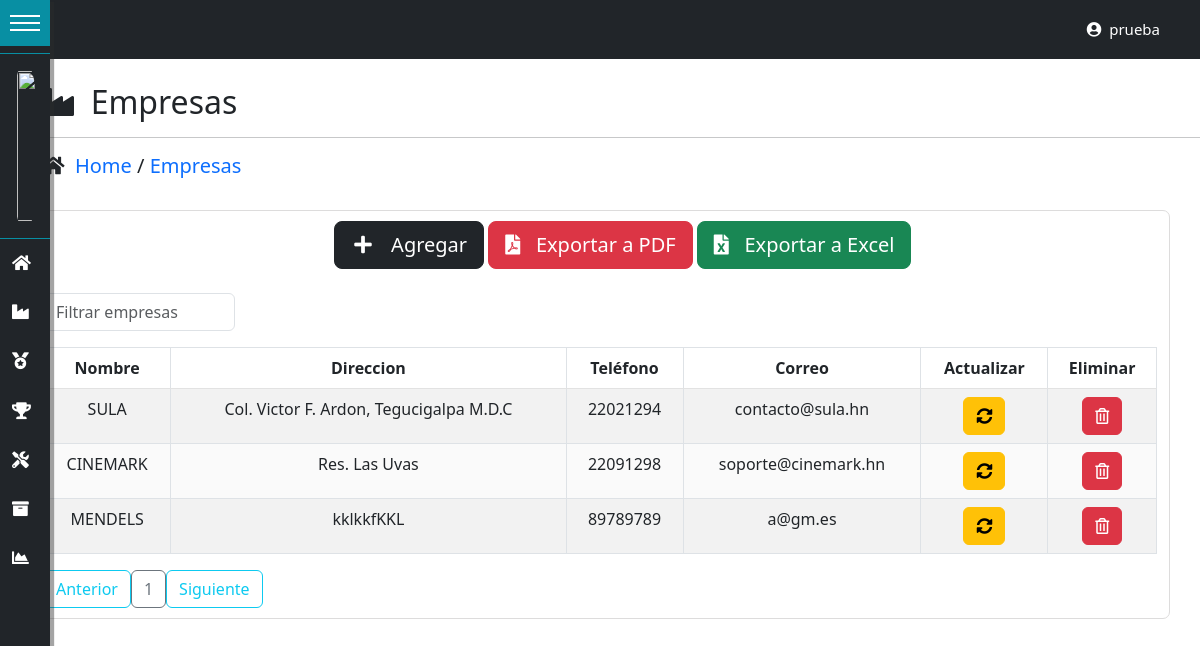
Page /empresas/ (signed in) on the earlier database version.
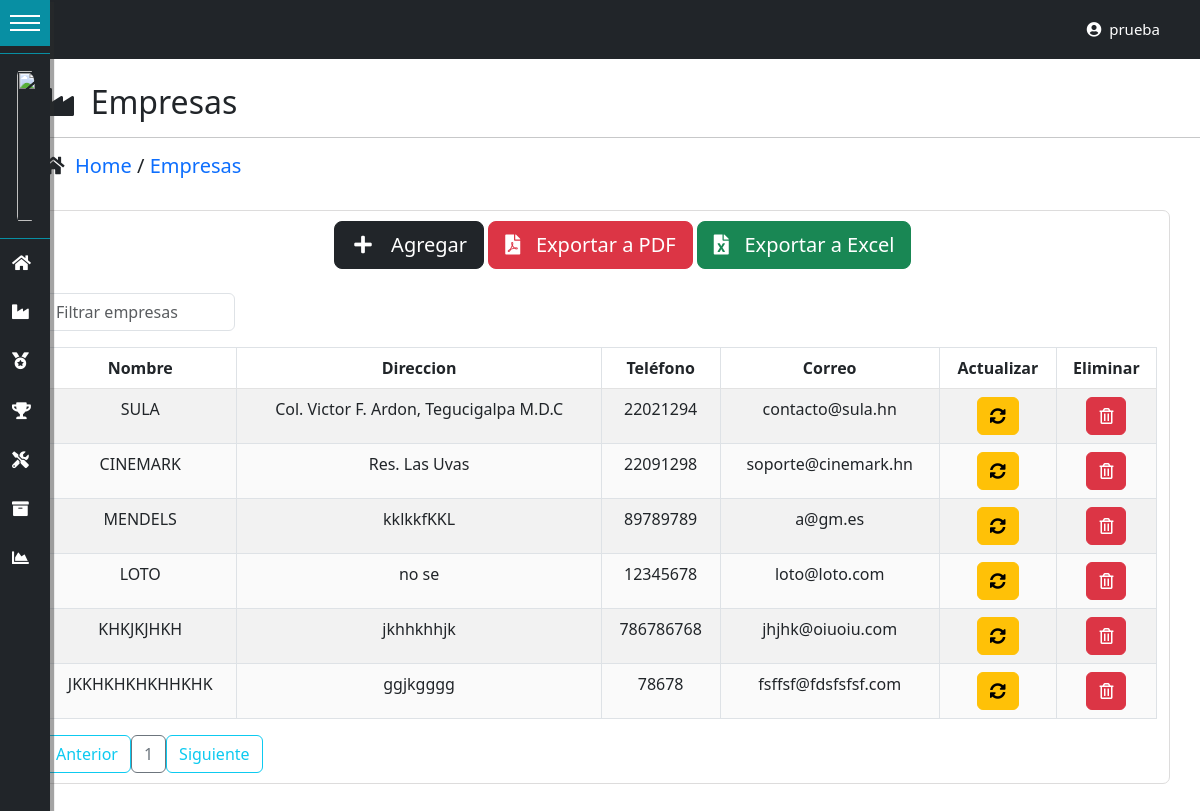
Same page on the later database version.
### tables this page shows
CREATE TABLE IF NOT EXISTS `empresas` (
  `id_empresa` int(11) NOT NULL AUTO_INCREMENT,
  `nombre_empresa` varchar(70) DEFAULT NULL,
  `direccion` varchar(200) DEFAULT NULL,
  `telefono` varchar(15) DEFAULT NULL,
  `correo_electronico` varchar(40) DEFAULT NULL,
  PRIMARY KEY (`id_empresa`)
);

### controladores/vistasControlador.php (called while the page is built, shortened)
<?php
	class vistasControlador extends vistasModelo{
		public function obtener_plantilla_controlador(){
			return require_once "./vistas/plantilla.php";
		}
	}

### index.php (called while the page is built, shortened)
<?php
	require_once "./controladores/vistasControlador.php";
	$plantilla = new vistasControlador();
	$plantilla->obtener_plantilla_controlador();

### config/conexion.php (called while the page is built, shortened)
<?php
class ConexionBD{
    protected $manejador = "mysql";
    private static $servidor = "localhost";
    private static $usuario = "root";
    private static $pass = "";
    protected $db_name = "dbsorteo";
    protected function getConexion(){
        try{
            $parametros=array(PDO::ATTR_PERSISTENT=>true,PDO::MYSQL_ATTR_INIT_COMMAND=>"SET NAMES utf8");
            $this->conexion=new PDO($this->manejador.":host=".self::$servidor.";dbname=".$this->db_name,self::$usuario,self::$pass,$parametros);
            return $this->conexion;
        }
        catch(PDOException $e){
            echo 'Error en la conexion a la BD :'.$e->getMessage();
        }
    }
}

### DatosTablas/obtenerDatos.php (called while the page is built, shortened)
<?php
require_once("./config/conexion.php");
class obtenerDatosTablas extends ConexionBD{
    public function datosTablas($tabla){
        $sql="SELECT * FROM $tabla";
        $resultado=$this->conexion->query($sql) or die ($sql);
        return $resultado;
    }
}

### vistas/contenidos/empresas-view.php (the view, shortened to what this page needs)
<?php
    include("./DatosTablas/obtenerDatos.php");
?>
<br>
<div class="container">
    <h2><i class="fas fa-industry"></i>&nbsp; Empresas</h2>
</div>
<hr/>
<div class="container">
    <h5><i class="fas fa-home"></i>&nbsp;
    <a href="<?php echo SERVERURL?>dashboard/"> Home </a>
    /
    <a href="<?php echo SERVERURL?>empresas/"> Empresas </a></h5>
</div>
<br>
<div class="container contenedor-tabla">
    <div class="container">
    <div class="row">
        <div class="col-3"></div>
        <div class="col-7">
            <div class="btn btn-dark btn-lg" data-bs-toggle="modal" data-bs-target="#ModalCrear"><i class="fas fa-plus fa-fw"></i> &nbsp; Agregar</div>
            <div class="btn btn-danger btn-lg" data-bs-toggle="modal" data-bs-target="#ModalCrear"><i class="fas fa-file-pdf"></i> &nbsp; Exportar a PDF</div>
            <div class="btn btn-success btn-lg" data-bs-toggle="modal" data-bs-target="#ModalCrear"><i class="fas fa-file-excel"></i> &nbsp; Exportar a Excel</div>
        </div>
        <div class="col-2"></div>
    </div>
    </div>
    <div class="table-responsive">
        <br>
            <input type="text" id="searchBox" class="form-control" placeholder="Filtrar empresas" onkeyup="filterTable()">
        <table id="datos-usuario" class="table table-bordered table-striped text-center">
            <thead>
                <tr>
                    <th>Nombre</th>
                    <th>Direccion</th>
                    <th>Teléfono</th>
                    <th>Correo</th>
                    <th>Actualizar</th>
                    <th>Eliminar</th>
                </tr>
            </thead>
            <tbody>
            <?php
                    $datos=new obtenerDatosTablas();
                    $resultado=$datos->datosTablas('empresas');
                    foreach ($resultado as $fila){
                ?>
                <tr>
                    <td><?php echo $fila['nombre_empresa']; ?></td>
                    <td><?php echo $fila['direccion']; ?></td>
                    <td><?php echo $fila['telefono']; ?></td>
                    <td><?php echo $fila['correo_electronico']; ?></td>
                    <td>
                    <button class="btn btn-warning" data-bs-toggle="modal" data-bs-target="#ModalAct<?php echo $fila['id_empresa'];?>">
                        <i class="fas fa-sync-alt"></i>
                    </button>
                    </td>
                    <td>
                        <form class="FormularioAjax" action="<?php echo SERVERURL; ?>ajax/empresasAjax.php" method="POST" data-form="delete" autocomplete="off">
                        <button type="submit" class="btn btn-danger">
                            <i class="far fa-trash-alt"></i>
                        </button>
                        </form>
                    </td>
                    </tr>
                <?php
                        }
                ?>
            </tbody>
        </table>
    </div>
    <div id="paginador" class=""></div>
    </div>
<br>
<br>

Differences in the rows shown:
added empresas: nombre_empresa "LOTO", direccion "no se", telefono "12345678", correo_electronico "loto@loto.com"
added empresas: nombre_empresa "KHKJKJHKH", direccion "jkhhkhhjk", telefono "786786768", correo_electronico "jhjhk@oiuoiu.com"
added empresas: nombre_empresa "JKKHKHKHKHHKHK", direccion "ggjkgggg", telefono "78678", correo_electronico "fsffsf@fdsfsfsf.com"
